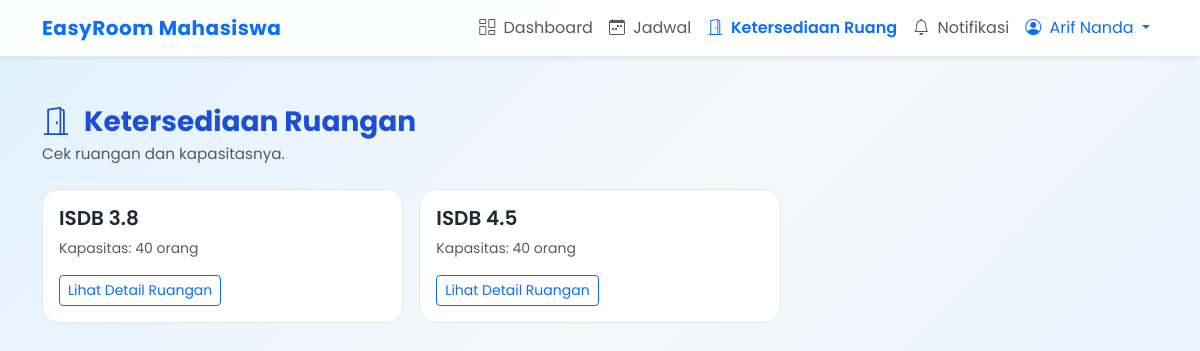
The app's page /mahasiswa/ketersediaan.php (signed in) with its own data.
### tables this page shows
CREATE TABLE `ruang` (
  `kode_ruang` varchar(15) NOT NULL,
  `nama_ruang` varchar(50) NOT NULL,
  `kapasitas` int DEFAULT NULL,
  `fasilitas` text,
  `lokasi` varchar(100) DEFAULT NULL,
  `status` enum('Terpakai','Kosong') DEFAULT 'Terpakai'
);

### mahasiswa/ketersediaan.php (the view, shortened to what this page needs)
<?php
require_once __DIR__ . '/../config.php';
$ruang = $conn->query("SELECT * FROM ruang ORDER BY nama_ruang");
?>
<!doctype html>
<html lang="id">
<head>
    <link rel="stylesheet" href="https://cdn.jsdelivr.net/npm/bootstrap@5.3.3/dist/css/bootstrap.min.css">
    <link rel="stylesheet" href="https://cdn.jsdelivr.net/npm/bootstrap-icons@1.11.3/font/bootstrap-icons.css">
    <link rel="stylesheet" href="https://unpkg.com/aos@2.3.1/dist/aos.css">
    <link rel="stylesheet" href="../assets/css/style.css">
</head>
<body class="mhs-page">
    <?php include 'navbar.php'; ?>
    <div class="container mhs-container py-4">
        <div class="page-header">
            <h3 class="page-header-title mb-1">
                <i class="bi bi-door-open me-2"></i> Ketersediaan Ruangan
            </h3>
            <p class="page-header-subtitle mb-0 text-muted">Cek ruangan dan kapasitasnya.</p>
        </div>
        <div class="row g-3">
            <?php while ($r = $ruang->fetch_assoc()): ?>
                <div class="col-md-4">
                    <div class="hover-card p-3">
                        <h5 class="fw-semibold"><?= $r['nama_ruang']; ?></h5>
                        <p class="text-muted small">Kapasitas: <?= $r['kapasitas']; ?> orang</p>
                        <a href="ruang_detail.php?kode=<?= $r['kode_ruang']; ?>"
                            class="btn btn-outline-primary btn-sm">
                            Lihat Detail Ruangan
                        </a>
                    </div>
                </div>
            <?php endwhile; ?>
        </div>
    </div>
</body>
</html>

### assets/css/style.css (style rules this page uses)
body { font-family: "Poppins", sans-serif; background: #f5f7fb; color: #1f2933; }
a { text-decoration: none; }
.mhs-page { background: linear-gradient(135deg, #e0f2ff 0%, #f5f7fb 45%, #e0f2ff 100%); background-attachment: fixed; }
.page-header { margin-top: 1.5rem; margin-bottom: 1.5rem; animation: fadeUp 0.6s ease-out; }
.page-header-title { font-weight: 700; color: #1d4ed8; }
.page-header-subtitle { color: #6b7280; font-size: 0.95rem; }
.hover-card { border-radius: 16px; border: 1px solid #e5e7eb; background: #ffffff; transition: transform 0.2s ease, box-shadow 0.2s ease, border-color 0.2s; }
.mhs-container { padding-top: 1rem; padding-bottom: 2.5rem; }

### records on screen
ruang: nama_ruang "ISDB 3.8", kapasitas "40"
ruang: nama_ruang "ISDB 4.5", kapasitas "40"

### other values on screen
$user['nama'] "Arif Nanda"
